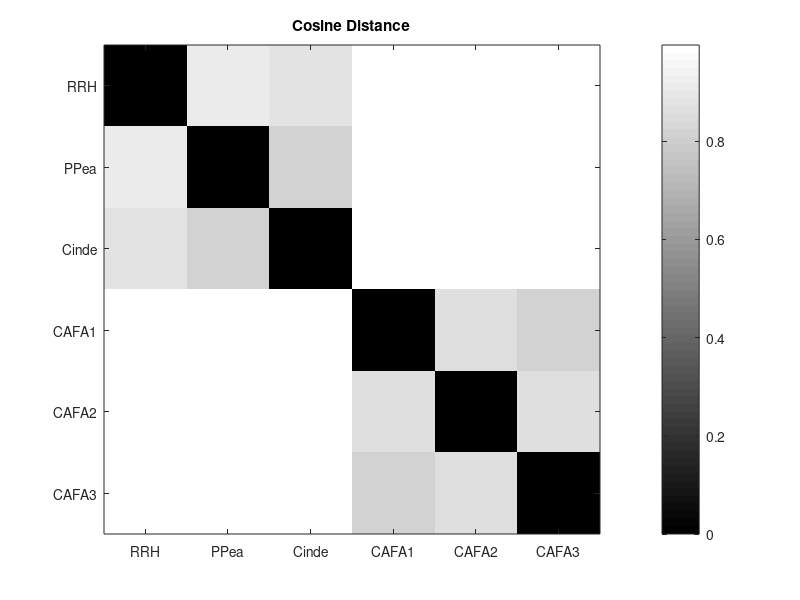

MATLAB code for this plot:
% WRITE YOU CODE HERE!!! 

% Read all the files using fileread()
% strsplit() for spliting, use space (' ') as delimiter
% lower() to convert all CAPS into small
RRH=lower(strsplit(fileread('RedRidingHood.txt'),{' '}));
PPea=lower(strsplit(fileread('PrincessPea.txt'),{' '}));
Cinde=lower(strsplit(fileread('Cinderella.txt'),{' '}));
CAFA1=lower(strsplit(fileread('CAFA1.txt'),{' '}));
CAFA2=lower(strsplit(fileread('CAFA2.txt'),{' '}));
CAFA3=lower(strsplit(fileread('CAFA3.txt'),{' '}));

% get all the unique words from all the files
unique_words = unique([RRH, PPea, Cinde, CAFA1, CAFA2, CAFA3]);

% get the # of unique words from all the files
n = length(unique_words);
tf = zeros(n,6);
idf = zeros(n,1);

for i = 1:n
	% loop in all words, strcmp() returns an array of 0 and 1 for all the words present in doc. 
	% nnz (number of non zero elements in array) returns the number of occurances of a word in doc
    tf(i,1) = nnz(strcmp(unique_words(i),RRH));
    tf(i,2) = nnz(strcmp(unique_words(i),PPea));
    tf(i,3) = nnz(strcmp(unique_words(i),Cinde));
    tf(i,4) = nnz(strcmp(unique_words(i),CAFA1));
    tf(i,5) = nnz(strcmp(unique_words(i),CAFA2));
    tf(i,6) = nnz(strcmp(unique_words(i),CAFA3));
    idf(i) = log10(6/nnz(tf(i,:)));
end
% calc tf-idf
tfidf = idf.*tf;
cosdist=zeros(6);
for i = 1:6
    for j = 1:6
	% cosine distance is calculated by calculating the dot(A,B)/sqrt(dot(A,A)*dot(B,B))
	costdist(i,j) = 1 - dot(tfidf(:,i),tfidf(:,j))/(dot(tfidf(:,i),tfidf(:,i))^0.5*dot(tfidf(:,j),tfidf(:,j))^0.5);
    end
end
% Image scale color 
imagesc(costdist);
% set the color map to gray
colormap gray;
% set X and Y ticks
set(gca, 'XTickLabel',{'RRH';'PPea';'Cinde';'CAFA1';'CAFA2';'CAFA3'});
set(gca, 'YTickLabel',{'RRH';'PPea';'Cinde';'CAFA1';'CAFA2';'CAFA3'});
% set title
title('Cosine Distance')
% show colorbar
colorbar;
